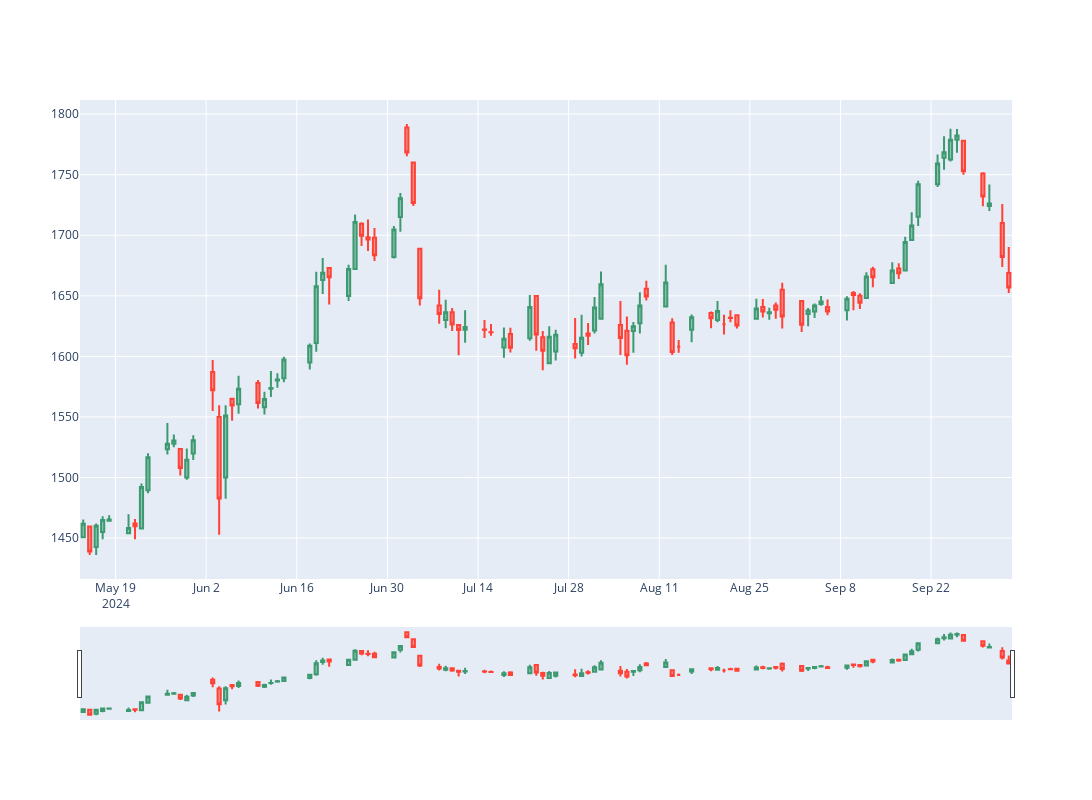

The code cell stored with this chart in its notebook:
### Code cell
client.plot_chart(symbol="HDFCBANK.BSE")
